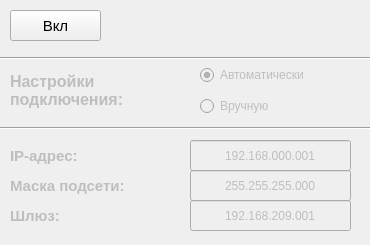
<?xml version="1.0" encoding="UTF-8"?>
<ui version="4.0">
 <class>connectETH</class>
 <widget class="QWidget" name="connectETH">
  <property name="geometry">
   <rect>
    <x>0</x>
    <y>0</y>
    <width>370</width>
    <height>245</height>
   </rect>
  </property>
  <property name="windowTitle">
   <string>Form</string>
  </property>
  <widget class="QLabel" name="_lbGatewayETH">
   <property name="enabled">
    <bool>false</bool>
   </property>
   <property name="geometry">
    <rect>
     <x>10</x>
     <y>200</y>
     <width>121</width>
     <height>31</height>
    </rect>
   </property>
   <property name="font">
    <font>
     <pointsize>11</pointsize>
     <weight>75</weight>
     <bold>true</bold>
    </font>
   </property>
   <property name="text">
    <string>Шлюз:</string>
   </property>
  </widget>
  <widget class="QLabel" name="_lbSettingsConnect">
   <property name="enabled">
    <bool>false</bool>
   </property>
   <property name="geometry">
    <rect>
     <x>10</x>
     <y>60</y>
     <width>131</width>
     <height>61</height>
    </rect>
   </property>
   <property name="font">
    <font>
     <pointsize>12</pointsize>
     <weight>75</weight>
     <bold>true</bold>
    </font>
   </property>
   <property name="text">
    <string>Настройки 
подключения:</string>
   </property>
  </widget>
  <widget class="QLabel" name="_lbIpAddrETH">
   <property name="enabled">
    <bool>false</bool>
   </property>
   <property name="geometry">
    <rect>
     <x>10</x>
     <y>140</y>
     <width>121</width>
     <height>31</height>
    </rect>
   </property>
   <property name="font">
    <font>
     <pointsize>11</pointsize>
     <weight>75</weight>
     <bold>true</bold>
    </font>
   </property>
   <property name="text">
    <string>IP-адрес:</string>
   </property>
  </widget>
  <widget class="QLineEdit" name="_edSubnetMaskETH">
   <property name="enabled">
    <bool>false</bool>
   </property>
   <property name="geometry">
    <rect>
     <x>190</x>
     <y>170</y>
     <width>161</width>
     <height>31</height>
    </rect>
   </property>
   <property name="styleSheet">
    <string notr="true">font: 10pt &quot;Segoe UI&quot;;</string>
   </property>
   <property name="inputMask">
    <string>999.999.999.999</string>
   </property>
   <property name="text">
    <string>255.255.255.000</string>
   </property>
   <property name="alignment">
    <set>Qt::AlignCenter</set>
   </property>
   <property name="placeholderText">
    <string>255.255.255.0</string>
   </property>
  </widget>
  <widget class="QWidget" name="verticalLayoutWidget">
   <property name="geometry">
    <rect>
     <x>200</x>
     <y>60</y>
     <width>136</width>
     <height>61</height>
    </rect>
   </property>
   <layout class="QVBoxLayout" name="verticalLayout">
    <item>
     <widget class="QRadioButton" name="rdbAuto">
      <property name="enabled">
       <bool>false</bool>
      </property>
      <property name="text">
       <string>Автоматически</string>
      </property>
      <property name="checkable">
       <bool>true</bool>
      </property>
      <property name="checked">
       <bool>true</bool>
      </property>
     </widget>
    </item>
    <item>
     <widget class="QRadioButton" name="rdbManually">
      <property name="enabled">
       <bool>false</bool>
      </property>
      <property name="text">
       <string>Вручную</string>
      </property>
     </widget>
    </item>
   </layout>
  </widget>
  <widget class="Line" name="line_3">
   <property name="geometry">
    <rect>
     <x>0</x>
     <y>120</y>
     <width>371</width>
     <height>16</height>
    </rect>
   </property>
   <property name="orientation">
    <enum>Qt::Horizontal</enum>
   </property>
  </widget>
  <widget class="Line" name="line_2">
   <property name="geometry">
    <rect>
     <x>0</x>
     <y>50</y>
     <width>371</width>
     <height>16</height>
    </rect>
   </property>
   <property name="orientation">
    <enum>Qt::Horizontal</enum>
   </property>
  </widget>
  <widget class="QLineEdit" name="_edIpAddressETH">
   <property name="enabled">
    <bool>false</bool>
   </property>
   <property name="geometry">
    <rect>
     <x>190</x>
     <y>140</y>
     <width>161</width>
     <height>31</height>
    </rect>
   </property>
   <property name="sizePolicy">
    <sizepolicy hsizetype="Expanding" vsizetype="Fixed">
     <horstretch>0</horstretch>
     <verstretch>0</verstretch>
    </sizepolicy>
   </property>
   <property name="baseSize">
    <size>
     <width>0</width>
     <height>0</height>
    </size>
   </property>
   <property name="styleSheet">
    <string notr="true">font: 10pt &quot;Segoe UI&quot;;</string>
   </property>
   <property name="inputMask">
    <string>999.999.999.999</string>
   </property>
   <property name="text">
    <string>192.168.000.001</string>
   </property>
   <property name="alignment">
    <set>Qt::AlignCenter</set>
   </property>
   <property name="placeholderText">
    <string>192.168.0.1</string>
   </property>
  </widget>
  <widget class="QLabel" name="_lbSubnetMaskETH">
   <property name="enabled">
    <bool>false</bool>
   </property>
   <property name="geometry">
    <rect>
     <x>10</x>
     <y>170</y>
     <width>121</width>
     <height>31</height>
    </rect>
   </property>
   <property name="font">
    <font>
     <pointsize>11</pointsize>
     <weight>75</weight>
     <bold>true</bold>
    </font>
   </property>
   <property name="text">
    <string>Маска подсети:</string>
   </property>
  </widget>
  <widget class="QLineEdit" name="_edGatewayETH">
   <property name="enabled">
    <bool>false</bool>
   </property>
   <property name="geometry">
    <rect>
     <x>190</x>
     <y>200</y>
     <width>161</width>
     <height>31</height>
    </rect>
   </property>
   <property name="styleSheet">
    <string notr="true">font: 10pt &quot;Segoe UI&quot;;</string>
   </property>
   <property name="inputMask">
    <string>999.999.999.999</string>
   </property>
   <property name="text">
    <string>192.168.209.001</string>
   </property>
   <property name="alignment">
    <set>Qt::AlignCenter</set>
   </property>
   <property name="placeholderText">
    <string/>
   </property>
  </widget>
  <widget class="QPushButton" name="_btUseETH">
   <property name="geometry">
    <rect>
     <x>10</x>
     <y>10</y>
     <width>91</width>
     <height>31</height>
    </rect>
   </property>
   <property name="font">
    <font>
     <pointsize>11</pointsize>
    </font>
   </property>
   <property name="text">
    <string>Вкл</string>
   </property>
   <property name="checkable">
    <bool>true</bool>
   </property>
  </widget>
 </widget>
 <resources/>
 <connections/>
</ui>
